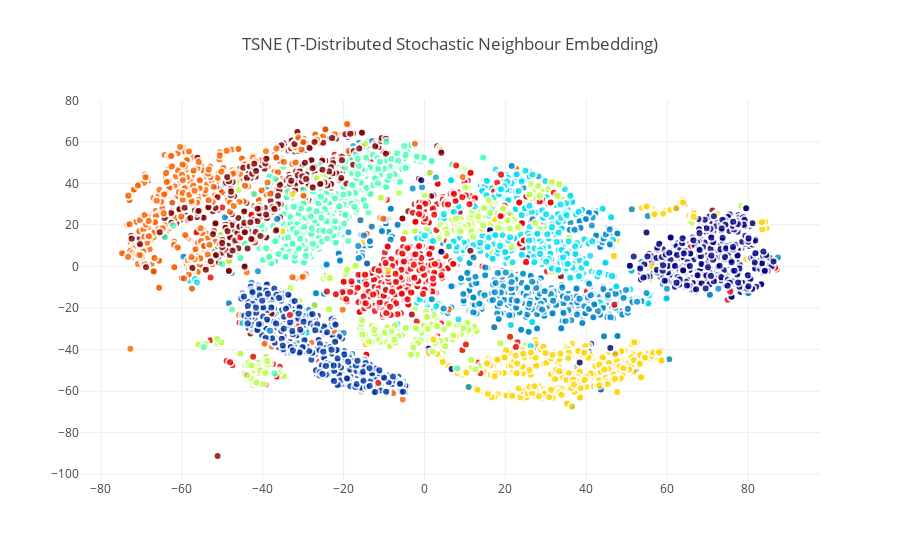

Notebook code cell kept with this figure:
### Markdown cell above
Having invoked the t-SNE algorithm by simply calling *TSNE()* we fit the digit data to the model and reduce its dimensions with *fit_transform*. Finally let's plot the first two components in the new feature space in a scatter plot

### Code cell
traceTSNE = go.Scatter(
    x = tsne_results[:,0],
    y = tsne_results[:,1],
#     name = Target,
#     hoveron = Target,
    mode = 'markers',
    text = Target,
    showlegend = True,
    marker = dict(
        size = 8,
        color = Target,
        colorscale ='Jet',
        showscale = False,
        line = dict(
            width = 2,
            color = 'rgb(255, 255, 255)'
        ),
        opacity = 0.8
    )
)
data = [traceTSNE]

layout = dict(title = 'TSNE (T-Distributed Stochastic Neighbour Embedding)',
              hovermode= 'closest',
              yaxis = dict(zeroline = False),
              xaxis = dict(zeroline = False),
              showlegend= False,

             )

fig = dict(data=data, layout=layout)
py.iplot(fig, filename='styled-scatter')

### Figure 1 — Plotly figure (JSON) as saved in the notebook; plotly's stock layout.template omitted (floating-point values rounded to 4 significant figures; data arrays with more than 128 entries replaced by an {"elided": "..."} marker saying what was removed)
{"data": [{"marker": {"color": {"elided": "6000 int values"}, "colorscale": "Jet", "line": {"color": "rgb(255, 255, 255)", "width": 2}, "opacity": 0.8, "showscale": false, "size": 8}, "mode": "markers", "showlegend": true, "text": {"elided": "6000 int values"}, "type": "scatter", "uid": "0c0f9757-37b4-4f4d-b5e3-32c6e44491e3", "x": {"elided": "6000 float values"}, "y": {"elided": "6000 float values"}}], "layout": {"hovermode": "closest", "showlegend": false, "title": {"text": "TSNE (T-Distributed Stochastic Neighbour Embedding)"}, "xaxis": {"zeroline": false}, "yaxis": {"zeroline": false}}}
